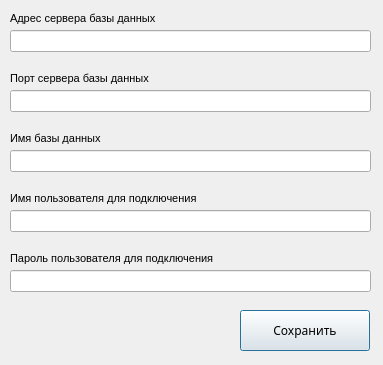
<?xml version="1.0" encoding="UTF-8"?>
<ui version="4.0">
 <class>ConnectionDataDialog</class>
 <widget class="QDialog" name="ConnectionDataDialog">
  <property name="geometry">
   <rect>
    <x>0</x>
    <y>0</y>
    <width>383</width>
    <height>365</height>
   </rect>
  </property>
  <property name="windowTitle">
   <string>Новое подключение</string>
  </property>
  <widget class="QLabel" name="userLinelabel">
   <property name="geometry">
    <rect>
     <x>10</x>
     <y>190</y>
     <width>231</width>
     <height>16</height>
    </rect>
   </property>
   <property name="font">
    <font>
     <pointsize>8</pointsize>
    </font>
   </property>
   <property name="text">
    <string>Имя пользователя для подключения</string>
   </property>
  </widget>
  <widget class="QLineEdit" name="userLineEdit">
   <property name="geometry">
    <rect>
     <x>10</x>
     <y>210</y>
     <width>361</width>
     <height>22</height>
    </rect>
   </property>
  </widget>
  <widget class="QPushButton" name="saveButton">
   <property name="geometry">
    <rect>
     <x>240</x>
     <y>310</y>
     <width>130</width>
     <height>41</height>
    </rect>
   </property>
   <property name="font">
    <font>
     <family>MS Reference Sans Serif</family>
    </font>
   </property>
   <property name="text">
    <string>Сохранить</string>
   </property>
  </widget>
  <widget class="QLineEdit" name="hostLineEdit">
   <property name="geometry">
    <rect>
     <x>10</x>
     <y>30</y>
     <width>361</width>
     <height>22</height>
    </rect>
   </property>
  </widget>
  <widget class="QLabel" name="portLineLabel">
   <property name="geometry">
    <rect>
     <x>10</x>
     <y>70</y>
     <width>181</width>
     <height>16</height>
    </rect>
   </property>
   <property name="font">
    <font>
     <pointsize>8</pointsize>
    </font>
   </property>
   <property name="text">
    <string>Порт сервера базы данных</string>
   </property>
  </widget>
  <widget class="QLineEdit" name="databaseLineEdit">
   <property name="geometry">
    <rect>
     <x>10</x>
     <y>150</y>
     <width>361</width>
     <height>22</height>
    </rect>
   </property>
  </widget>
  <widget class="QLabel" name="databaseLinelabel">
   <property name="geometry">
    <rect>
     <x>10</x>
     <y>130</y>
     <width>181</width>
     <height>16</height>
    </rect>
   </property>
   <property name="font">
    <font>
     <pointsize>8</pointsize>
    </font>
   </property>
   <property name="text">
    <string>Имя базы данных</string>
   </property>
  </widget>
  <widget class="QLabel" name="passwordLinelabel">
   <property name="geometry">
    <rect>
     <x>10</x>
     <y>250</y>
     <width>251</width>
     <height>16</height>
    </rect>
   </property>
   <property name="font">
    <font>
     <pointsize>8</pointsize>
    </font>
   </property>
   <property name="text">
    <string>Пароль пользователя для подключения</string>
   </property>
  </widget>
  <widget class="QLineEdit" name="passwordLineEdit">
   <property name="geometry">
    <rect>
     <x>10</x>
     <y>270</y>
     <width>361</width>
     <height>22</height>
    </rect>
   </property>
  </widget>
  <widget class="QLabel" name="hostLineLabel">
   <property name="geometry">
    <rect>
     <x>10</x>
     <y>10</y>
     <width>181</width>
     <height>16</height>
    </rect>
   </property>
   <property name="font">
    <font>
     <pointsize>8</pointsize>
    </font>
   </property>
   <property name="text">
    <string>Адрес сервера базы данных</string>
   </property>
  </widget>
  <widget class="QLineEdit" name="portLineEdit">
   <property name="geometry">
    <rect>
     <x>10</x>
     <y>90</y>
     <width>361</width>
     <height>22</height>
    </rect>
   </property>
  </widget>
 </widget>
 <resources/>
 <connections/>
</ui>
